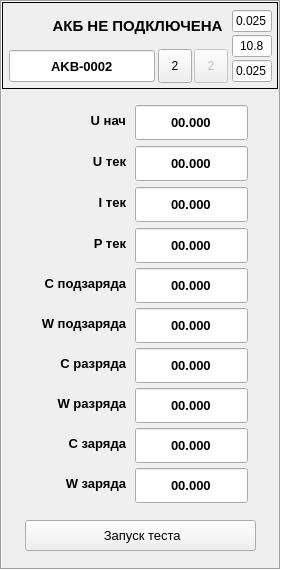
   <widget class="QFrame" name="frm_ch2">
    <property name="enabled">
     <bool>true</bool>
    </property>
    <property name="geometry">
     <rect>
      <x>300</x>
      <y>60</y>
      <width>281</width>
      <height>570</height>
     </rect>
    </property>
    <property name="frameShape">
     <enum>QFrame::Shape::Box</enum>
    </property>
    <property name="frameShadow">
     <enum>QFrame::Shadow::Sunken</enum>
    </property>
    <widget class="QLabel" name="lbl_status_ch2">
     <property name="geometry">
      <rect>
       <x>47</x>
       <y>10</y>
       <width>181</width>
       <height>31</height>
      </rect>
     </property>
     <property name="font">
      <font>
       <family>Segoe UI</family>
       <pointsize>11</pointsize>
       <bold>true</bold>
       <strikeout>false</strikeout>
       <kerning>true</kerning>
      </font>
     </property>
     <property name="statusTip">
      <string>Статус канала 2</string>
     </property>
     <property name="autoFillBackground">
      <bool>false</bool>
     </property>
     <property name="styleSheet">
      <string notr="true"/>
     </property>
     <property name="frameShape">
      <enum>QFrame::Shape::NoFrame</enum>
     </property>
     <property name="frameShadow">
      <enum>QFrame::Shadow::Plain</enum>
     </property>
     <property name="text">
      <string>АКБ НЕ ПОДКЛЮЧЕНА</string>
     </property>
     <property name="alignment">
      <set>Qt::AlignmentFlag::AlignCenter</set>
     </property>
     <property name="buddy">
      <cstring></cstring>
     </property>
    </widget>
    <widget class="QPushButton" name="btn_start_test_ch2">
     <property name="geometry">
      <rect>
       <x>25</x>
       <y>520</y>
       <width>231</width>
       <height>31</height>
      </rect>
     </property>
     <property name="font">
      <font>
       <pointsize>10</pointsize>
      </font>
     </property>
     <property name="statusTip">
      <string>Запуск теста АКБ в канале 2</string>
     </property>
     <property name="text">
      <string> Запуск теста</string>
     </property>
     <property name="icon">
      <iconset resource="res.qrc">
       <normaloff>:/ICO/Zap24.png</normaloff>:/ICO/Zap24.png</iconset>
     </property>
     <property name="channel" stdset="0">
      <number>2</number>
     </property>
    </widget>
    <widget class="QToolButton" name="btn_write_settings_ch2">
     <property name="enabled">
      <bool>false</bool>
     </property>
     <property name="geometry">
      <rect>
       <x>194</x>
       <y>49</y>
       <width>34</width>
       <height>34</height>
      </rect>
     </property>
     <property name="toolTip">
      <string/>
     </property>
     <property name="statusTip">
      <string>Записать настройки канала 2</string>
     </property>
     <property name="text">
      <string>2</string>
     </property>
     <property name="icon">
      <iconset resource="res.qrc">
       <normaloff>:/ICO/Sign_out16.png</normaloff>:/ICO/Sign_out16.png</iconset>
     </property>
    </widget>
    <widget class="QLabel" name="lbl_ico_ch2">
     <property name="geometry">
      <rect>
       <x>6</x>
       <y>6</y>
       <width>41</width>
       <height>41</height>
      </rect>
     </property>
     <property name="font">
      <font>
       <family>Segoe UI</family>
       <pointsize>11</pointsize>
       <bold>true</bold>
       <strikeout>false</strikeout>
       <kerning>true</kerning>
      </font>
     </property>
     <property name="autoFillBackground">
      <bool>false</bool>
     </property>
     <property name="styleSheet">
      <string notr="true"/>
     </property>
     <property name="frameShape">
      <enum>QFrame::Shape::NoFrame</enum>
     </property>
     <property name="frameShadow">
      <enum>QFrame::Shadow::Plain</enum>
     </property>
     <property name="text">
      <string/>
     </property>
     <property name="textFormat">
      <enum>Qt::TextFormat::AutoText</enum>
     </property>
     <property name="pixmap">
      <pixmap resource="res.qrc">:/ICO/N2_36.png</pixmap>
     </property>
     <property name="scaledContents">
      <bool>false</bool>
     </property>
     <property name="alignment">
      <set>Qt::AlignmentFlag::AlignCenter</set>
     </property>
     <property name="openExternalLinks">
      <bool>false</bool>
     </property>
     <property name="textInteractionFlags">
      <set>Qt::TextInteractionFlag::NoTextInteraction</set>
     </property>
     <property name="buddy">
      <cstring></cstring>
     </property>
    </widget>
    <widget class="QFrame" name="frm_back_ch2">
     <property name="geometry">
      <rect>
       <x>2</x>
       <y>2</y>
       <width>276</width>
       <height>87</height>
      </rect>
     </property>
     <property name="frameShape">
      <enum>QFrame::Shape::Panel</enum>
     </property>
     <property name="frameShadow">
      <enum>QFrame::Shadow::Plain</enum>
     </property>
     <widget class="QLineEdit" name="edit_number_ch2">
      <property name="geometry">
       <rect>
        <x>7</x>
        <y>48</y>
        <width>146</width>
        <height>32</height>
       </rect>
      </property>
      <property name="font">
       <font>
        <pointsize>10</pointsize>
        <bold>true</bold>
       </font>
      </property>
      <property name="statusTip">
       <string>Инвентарный номер АКБ канала 2</string>
      </property>
      <property name="text">
       <string>AKB-0002</string>
      </property>
      <property name="alignment">
       <set>Qt::AlignmentFlag::AlignCenter</set>
      </property>
     </widget>
     <widget class="QToolButton" name="btn_read_settings_ch2">
      <property name="geometry">
       <rect>
        <x>156</x>
        <y>47</y>
        <width>34</width>
        <height>34</height>
       </rect>
      </property>
      <property name="toolTip">
       <string/>
      </property>
      <property name="statusTip">
       <string>Прочитать настройки канала 2</string>
      </property>
      <property name="autoFillBackground">
       <bool>false</bool>
      </property>
      <property name="text">
       <string>2</string>
      </property>
      <property name="icon">
       <iconset resource="res.qrc">
        <normaloff>:/ICO/Sign_in16.png</normaloff>:/ICO/Sign_in16.png</iconset>
      </property>
     </widget>
     <widget class="QLineEdit" name="edit_u_stop_discharge_ch2">
      <property name="geometry">
       <rect>
        <x>230</x>
        <y>33</y>
        <width>40</width>
        <height>22</height>
       </rect>
      </property>
      <property name="statusTip">
       <string>Установить значение минимального напряжения разрядки в канале 1</string>
      </property>
      <property name="inputMask">
       <string>00.0</string>
      </property>
      <property name="text">
       <string>10.8</string>
      </property>
      <property name="alignment">
       <set>Qt::AlignmentFlag::AlignCenter</set>
      </property>
     </widget>
     <widget class="QLineEdit" name="edit_i_stop_charge_ch2">
      <property name="geometry">
       <rect>
        <x>230</x>
        <y>58</y>
        <width>40</width>
        <height>22</height>
       </rect>
      </property>
      <property name="statusTip">
       <string>Установить значение стопового тока разрядки в канале 1</string>
      </property>
      <property name="inputMask">
       <string>0.000</string>
      </property>
      <property name="text">
       <string>0.025</string>
      </property>
      <property name="alignment">
       <set>Qt::AlignmentFlag::AlignCenter</set>
      </property>
     </widget>
     <widget class="QLineEdit" name="edit_i_start_discharge_ch2">
      <property name="geometry">
       <rect>
        <x>230</x>
        <y>8</y>
        <width>40</width>
        <height>22</height>
       </rect>
      </property>
      <property name="statusTip">
       <string>Установить значение стартового тока разрядки в канале 1</string>
      </property>
      <property name="inputMask">
       <string>0.000</string>
      </property>
      <property name="text">
       <string>0.025</string>
      </property>
      <property name="alignment">
       <set>Qt::AlignmentFlag::AlignCenter</set>
      </property>
     </widget>
    </widget>
    <widget class="QLineEdit" name="w_discharge_ch2">
     <property name="geometry">
      <rect>
       <x>135</x>
       <y>388</y>
       <width>113</width>
       <height>35</height>
      </rect>
     </property>
     <property name="font">
      <font>
       <pointsize>10</pointsize>
       <bold>true</bold>
      </font>
     </property>
     <property name="statusTip">
      <string>Набранная мощность разряда, Wh</string>
     </property>
     <property name="text">
      <string>00.000</string>
     </property>
     <property name="alignment">
      <set>Qt::AlignmentFlag::AlignCenter</set>
     </property>
     <property name="readOnly">
      <bool>true</bool>
     </property>
     <property name="channel" stdset="0">
      <string>ch1</string>
     </property>
    </widget>
    <widget class="QLabel" name="lbl_12">
     <property name="geometry">
      <rect>
       <x>15</x>
       <y>435</y>
       <width>111</width>
       <height>16</height>
      </rect>
     </property>
     <property name="font">
      <font>
       <pointsize>10</pointsize>
       <bold>true</bold>
      </font>
     </property>
     <property name="styleSheet">
      <string notr="true"/>
     </property>
     <property name="text">
      <string>C заряда</string>
     </property>
     <property name="alignment">
      <set>Qt::AlignmentFlag::AlignRight|Qt::AlignmentFlag::AlignTrailing|Qt::AlignmentFlag::AlignVCenter</set>
     </property>
    </widget>
    <widget class="QLabel" name="lbl_7">
     <property name="geometry">
      <rect>
       <x>15</x>
       <y>235</y>
       <width>111</width>
       <height>16</height>
      </rect>
     </property>
     <property name="font">
      <font>
       <pointsize>10</pointsize>
       <bold>true</bold>
      </font>
     </property>
     <property name="text">
      <string>P тек</string>
     </property>
     <property name="alignment">
      <set>Qt::AlignmentFlag::AlignRight|Qt::AlignmentFlag::AlignTrailing|Qt::AlignmentFlag::AlignVCenter</set>
     </property>
    </widget>
    <widget class="QLineEdit" name="c_charge_ch2">
     <property name="geometry">
      <rect>
       <x>135</x>
       <y>428</y>
       <width>113</width>
       <height>35</height>
      </rect>
     </property>
     <property name="font">
      <font>
       <pointsize>10</pointsize>
       <bold>true</bold>
      </font>
     </property>
     <property name="statusTip">
      <string>Набранная ёмкость заряда, Ah</string>
     </property>
     <property name="text">
      <string>00.000</string>
     </property>
     <property name="alignment">
      <set>Qt::AlignmentFlag::AlignCenter</set>
     </property>
     <property name="readOnly">
      <bool>true</bool>
     </property>
     <property name="channel" stdset="0">
      <string>ch1</string>
     </property>
    </widget>
    <widget class="QLabel" name="lbl_11">
     <property name="geometry">
      <rect>
       <x>15</x>
       <y>395</y>
       <width>111</width>
       <height>16</height>
      </rect>
     </property>
     <property name="font">
      <font>
       <pointsize>10</pointsize>
       <bold>true</bold>
      </font>
     </property>
     <property name="text">
      <string>W разряда</string>
     </property>
     <property name="alignment">
      <set>Qt::AlignmentFlag::AlignRight|Qt::AlignmentFlag::AlignTrailing|Qt::AlignmentFlag::AlignVCenter</set>
     </property>
    </widget>
    <widget class="QLineEdit" name="c_recharge_ch2">
     <property name="geometry">
      <rect>
       <x>135</x>
       <y>268</y>
       <width>113</width>
       <height>35</height>
      </rect>
     </property>
     <property name="font">
      <font>
       <pointsize>10</pointsize>
       <bold>true</bold>
      </font>
     </property>
     <property name="statusTip">
      <string>Набранная ёмкость подзаряда, Ah</string>
     </property>
     <property name="text">
      <string>00.000</string>
     </property>
     <property name="alignment">
      <set>Qt::AlignmentFlag::AlignCenter</set>
     </property>
     <property name="readOnly">
      <bool>true</bool>
     </property>
     <property name="channel" stdset="0">
      <string>ch1</string>
     </property>
    </widget>
    <widget class="QLabel" name="lbl_9">
     <property name="geometry">
      <rect>
       <x>15</x>
       <y>315</y>
       <width>111</width>
       <height>16</height>
      </rect>
     </property>
     <property name="font">
      <font>
       <pointsize>10</pointsize>
       <bold>true</bold>
      </font>
     </property>
     <property name="text">
      <string>W подзаряда</string>
     </property>
     <property name="alignment">
      <set>Qt::AlignmentFlag::AlignRight|Qt::AlignmentFlag::AlignTrailing|Qt::AlignmentFlag::AlignVCenter</set>
     </property>
    </widget>
    <widget class="QLabel" name="lbl_8">
     <property name="geometry">
      <rect>
       <x>15</x>
       <y>275</y>
       <width>111</width>
       <height>16</height>
      </rect>
     </property>
     <property name="font">
      <font>
       <pointsize>10</pointsize>
       <bold>true</bold>
      </font>
     </property>
     <property name="text">
      <string>C подзаряда</string>
     </property>
     <property name="alignment">
      <set>Qt::AlignmentFlag::AlignRight|Qt::AlignmentFlag::AlignTrailing|Qt::AlignmentFlag::AlignVCenter</set>
     </property>
    </widget>
    <widget class="QLineEdit" name="i_current_ch2">
     <property name="geometry">
      <rect>
       <x>135</x>
       <y>187</y>
       <width>113</width>
       <height>35</height>
      </rect>
     </property>
     <property name="font">
      <font>
       <pointsize>10</pointsize>
       <bold>true</bold>
      </font>
     </property>
     <property name="statusTip">
      <string>Текущий ток зарядки, A</string>
     </property>
     <property name="text">
      <string>00.000</string>
     </property>
     <property name="alignment">
      <set>Qt::AlignmentFlag::AlignCenter</set>
     </property>
     <property name="readOnly">
      <bool>true</bool>
     </property>
     <property name="channel" stdset="0">
      <string>ch1</string>
     </property>
    </widget>
    <widget class="QLabel" name="lbl_5">
     <property name="geometry">
      <rect>
       <x>15</x>
       <y>153</y>
       <width>111</width>
       <height>16</height>
      </rect>
     </property>
     <property name="font">
      <font>
       <pointsize>10</pointsize>
       <bold>true</bold>
      </font>
     </property>
     <property name="text">
      <string>U тек</string>
     </property>
     <property name="alignment">
      <set>Qt::AlignmentFlag::AlignRight|Qt::AlignmentFlag::AlignTrailing|Qt::AlignmentFlag::AlignVCenter</set>
     </property>
    </widget>
    <widget class="QLineEdit" name="w_charge_ch2">
     <property name="geometry">
      <rect>
       <x>135</x>
       <y>468</y>
       <width>113</width>
       <height>35</height>
      </rect>
     </property>
     <property name="font">
      <font>
       <pointsize>10</pointsize>
       <bold>true</bold>
      </font>
     </property>
     <property name="statusTip">
      <string>Набранная мощность заряда, Wh</string>
     </property>
     <property name="text">
      <string>00.000</string>
     </property>
     <property name="alignment">
      <set>Qt::AlignmentFlag::AlignCenter</set>
     </property>
     <property name="readOnly">
      <bool>true</bool>
     </property>
     <property name="channel" stdset="0">
      <string>ch1</string>
     </property>
    </widget>
    <widget class="QLineEdit" name="u_current_ch2">
     <property name="geometry">
      <rect>
       <x>135</x>
       <y>146</y>
       <width>113</width>
       <height>35</height>
      </rect>
     </property>
     <property name="font">
      <font>
       <pointsize>10</pointsize>
       <bold>true</bold>
      </font>
     </property>
     <property name="statusTip">
      <string>Текущее напряжение, V</string>
     </property>
     <property name="text">
      <string>00.000</string>
     </property>
     <property name="alignment">
      <set>Qt::AlignmentFlag::AlignCenter</set>
     </property>
     <property name="readOnly">
      <bool>true</bool>
     </property>
     <property name="channel" stdset="0">
      <string>ch1</string>
     </property>
    </widget>
    <widget class="QLabel" name="lbl_6">
     <property name="geometry">
      <rect>
       <x>15</x>
       <y>194</y>
       <width>111</width>
       <height>16</height>
      </rect>
     </property>
     <property name="font">
      <font>
       <pointsize>10</pointsize>
       <bold>true</bold>
      </font>
     </property>
     <property name="text">
      <string>I тек</string>
     </property>
     <property name="alignment">
      <set>Qt::AlignmentFlag::AlignRight|Qt::AlignmentFlag::AlignTrailing|Qt::AlignmentFlag::AlignVCenter</set>
     </property>
    </widget>
    <widget class="QLabel" name="lbl_4">
     <property name="geometry">
      <rect>
       <x>15</x>
       <y>112</y>
       <width>111</width>
       <height>16</height>
      </rect>
     </property>
     <property name="font">
      <font>
       <pointsize>10</pointsize>
       <bold>true</bold>
      </font>
     </property>
     <property name="text">
      <string>U нач</string>
     </property>
     <property name="alignment">
      <set>Qt::AlignmentFlag::AlignRight|Qt::AlignmentFlag::AlignTrailing|Qt::AlignmentFlag::AlignVCenter</set>
     </property>
    </widget>
    <widget class="QLineEdit" name="p_current_ch2">
     <property name="geometry">
      <rect>
       <x>135</x>
       <y>228</y>
       <width>113</width>
       <height>35</height>
      </rect>
     </property>
     <property name="font">
      <font>
       <pointsize>10</pointsize>
       <bold>true</bold>
      </font>
     </property>
     <property name="statusTip">
      <string>Текущая мощность зарядки, W</string>
     </property>
     <property name="text">
      <string>00.000</string>
     </property>
     <property name="alignment">
      <set>Qt::AlignmentFlag::AlignCenter</set>
     </property>
     <property name="readOnly">
      <bool>true</bool>
     </property>
     <property name="channel" stdset="0">
      <string>ch1</string>
     </property>
    </widget>
    <widget class="QLabel" name="lbl_10">
     <property name="geometry">
      <rect>
       <x>15</x>
       <y>355</y>
       <width>111</width>
       <height>16</height>
      </rect>
     </property>
     <property name="font">
      <font>
       <pointsize>10</pointsize>
       <bold>true</bold>
      </font>
     </property>
     <property name="text">
      <string>C разряда</string>
     </property>
     <property name="alignment">
      <set>Qt::AlignmentFlag::AlignRight|Qt::AlignmentFlag::AlignTrailing|Qt::AlignmentFlag::AlignVCenter</set>
     </property>
    </widget>
    <widget class="QLineEdit" name="c_discharge_ch2">
     <property name="geometry">
      <rect>
       <x>135</x>
       <y>348</y>
       <width>113</width>
       <height>35</height>
      </rect>
     </property>
     <property name="font">
      <font>
       <pointsize>10</pointsize>
       <bold>true</bold>
      </font>
     </property>
     <property name="statusTip">
      <string>Набранная ёмкость разряда, Ah</string>
     </property>
     <property name="text">
      <string>00.000</string>
     </property>
     <property name="alignment">
      <set>Qt::AlignmentFlag::AlignCenter</set>
     </property>
     <property name="readOnly">
      <bool>true</bool>
     </property>
     <property name="channel" stdset="0">
      <string>ch1</string>
     </property>
    </widget>
    <widget class="QLabel" name="lbl_13">
     <property name="geometry">
      <rect>
       <x>15</x>
       <y>475</y>
       <width>111</width>
       <height>16</height>
      </rect>
     </property>
     <property name="font">
      <font>
       <pointsize>10</pointsize>
       <bold>true</bold>
      </font>
     </property>
     <property name="text">
      <string>W заряда</string>
     </property>
     <property name="alignment">
      <set>Qt::AlignmentFlag::AlignRight|Qt::AlignmentFlag::AlignTrailing|Qt::AlignmentFlag::AlignVCenter</set>
     </property>
    </widget>
    <widget class="QLineEdit" name="u_start_ch2">
     <property name="geometry">
      <rect>
       <x>135</x>
       <y>105</y>
       <width>113</width>
       <height>35</height>
      </rect>
     </property>
     <property name="font">
      <font>
       <pointsize>10</pointsize>
       <bold>true</bold>
      </font>
     </property>
     <property name="statusTip">
      <string>Стартовое напряжение, V</string>
     </property>
     <property name="text">
      <string>00.000</string>
     </property>
     <property name="alignment">
      <set>Qt::AlignmentFlag::AlignCenter</set>
     </property>
     <property name="readOnly">
      <bool>true</bool>
     </property>
     <property name="channel" stdset="0">
      <string>ch1</string>
     </property>
    </widget>
    <widget class="QLineEdit" name="w_recharge_ch2">
     <property name="geometry">
      <rect>
       <x>135</x>
       <y>308</y>
       <width>113</width>
       <height>35</height>
      </rect>
     </property>
     <property name="font">
      <font>
       <pointsize>10</pointsize>
       <bold>true</bold>
      </font>
     </property>
     <property name="statusTip">
      <string>Набранная мощность подзаряда, Wh</string>
     </property>
     <property name="text">
      <string>00.000</string>
     </property>
     <property name="alignment">
      <set>Qt::AlignmentFlag::AlignCenter</set>
     </property>
     <property name="readOnly">
      <bool>true</bool>
     </property>
     <property name="channel" stdset="0">
      <string>ch1</string>
     </property>
    </widget>
    <zorder>frm_back_ch2</zorder>
    <zorder>lbl_status_ch2</zorder>
    <zorder>btn_start_test_ch2</zorder>
    <zorder>btn_write_settings_ch2</zorder>
    <zorder>lbl_ico_ch2</zorder>
    <zorder>w_discharge_ch2</zorder>
    <zorder>lbl_12</zorder>
    <zorder>lbl_7</zorder>
    <zorder>c_charge_ch2</zorder>
    <zorder>lbl_11</zorder>
    <zorder>c_recharge_ch2</zorder>
    <zorder>lbl_9</zorder>
    <zorder>lbl_8</zorder>
    <zorder>i_current_ch2</zorder>
    <zorder>lbl_5</zorder>
    <zorder>w_charge_ch2</zorder>
    <zorder>u_current_ch2</zorder>
    <zorder>lbl_6</zorder>
    <zorder>lbl_4</zorder>
    <zorder>p_current_ch2</zorder>
    <zorder>lbl_10</zorder>
    <zorder>c_discharge_ch2</zorder>
    <zorder>lbl_13</zorder>
    <zorder>u_start_ch2</zorder>
    <zorder>w_recharge_ch2</zorder>
   </widget>
